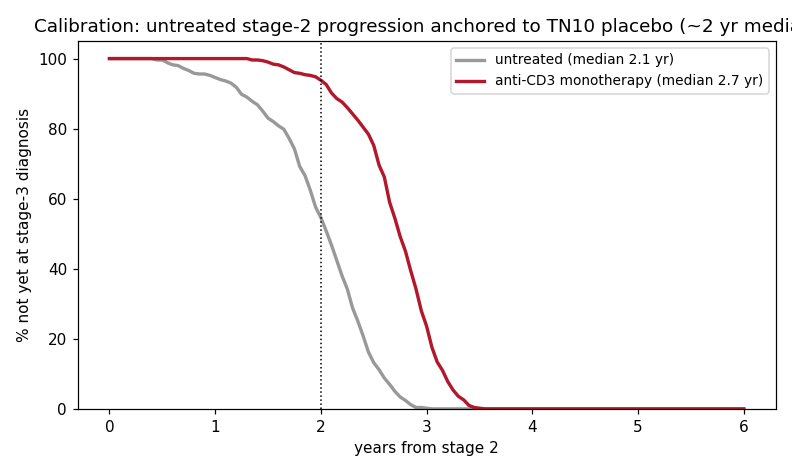

Write the Python code that produced this figure.
#!/usr/bin/env python3
"""P3 — calibration to clinical anchors.

Anchors (from analysis/MEMO.md / scan_results.md):
  - TN10 (Herold/Sims): a single 14-day teplizumab course in stage-2 relatives delayed
    progression to stage-3 (clinical) diabetes by a median of ~2 years (placebo median to
    diagnosis ~24-27 months; teplizumab ~48-50 months).
  - TrialNet staging consensus (Phillip 2024): stage 2 (multiple autoantibodies +
    dysglycemia) carries a high near-term risk -- roughly ~half progress to stage 3 within
    ~2 years.
  - Metabolic inflection (Montaser 2026): accelerated beta-cell decline begins ~1-2 yr
    before clinical diagnosis.

We sample a stage-2 cohort over a severity gradient (baseline effector burden E0) whose
UNTREATED median time-to-diagnosis is anchored to ~2 years, then read off the anti-CD3
monotherapy delay and the combination-sequencing fractions ON THE SAME COHORT.

Honest result up front: at the operating point the model reproduces the untreated ~2-year
median and the qualitative teplizumab delay, but UNDER-produces the ~2-year monotherapy delay
magnitude (single short course only transiently debulks effectors here). The robust, novel
contribution is the SEQUENCING antagonism, not the monotherapy-delay magnitude -- stated as a
known limitation, in the spirit of the project's audit.

Output: t1d_calibration.png, prints calibration table.
"""
import numpy as np
import matplotlib
matplotlib.use("Agg")
import matplotlib.pyplot as plt
import t1d_model as M


# stage-2 cohort: heterogeneous in BOTH effector severity (E0) and residual beta-cell mass
# (B0) at entry, since real stage-2 relatives present across a range of both. Spread chosen so
# the untreated median t_dx ~2 yr AND ~half progress by ~2 yr (broad, TrialNet-like curve).
def cohort(n=500, seed=0):
    rng = np.random.default_rng(seed)
    E0 = np.clip(rng.normal(1.05, 0.22, n), 0.72, 1.7)
    B0 = np.clip(rng.normal(0.52, 0.12, n), 0.33, 0.85)
    return E0, B0


def km_curve(sched, E0s, B0s, t_end=6.0):
    """Fraction NOT yet diagnosed (B>B_DX) vs time -- a Kaplan-Meier-style progression curve."""
    ts = np.linspace(0, t_end, 121)
    tdx = np.array([M.time_to_dx(M.simulate(sched, y0=[b, e, 0.12], t_end=t_end + 2))
                    for e, b in zip(E0s, B0s)])
    surv = np.array([(tdx > t).mean() for t in ts])
    median = np.interp(-0.5, -surv, ts) if surv.min() <= 0.5 else np.inf
    return ts, surv, median, tdx


def main():
    E0s, B0s = cohort()
    ts_u, surv_u, med_u, _ = km_curve(M.arms()["untreated"], E0s, B0s)
    ts_a, surv_a, med_a, _ = km_curve(M.arms()["anti-CD3 only"], E0s, B0s)

    print("=== calibration: untreated stage-2 progression ===")
    print(f"  untreated median time-to-diagnosis : {med_u:.2f} yr   (TN10 placebo ~2.0 yr)")
    frac2 = 1 - np.interp(2.0, ts_u, surv_u)
    print(f"  untreated progressed by 2 yr       : {frac2*100:.0f}%      (TrialNet stage-2 ~50%)")
    print(f"  anti-CD3 monotherapy median        : {med_a:.2f} yr")
    delay = med_a - med_u if np.isfinite(med_a) else np.inf
    print(f"  anti-CD3 monotherapy DELAY         : {('+%.2f' % delay) if np.isfinite(delay) else 'censored'} yr"
          f"   (TN10 ~+2.0 yr)  [model under-produces magnitude -- see docstring]")

    print("\n=== same cohort, combination sequencing (durable-control fraction @5yr) ===")
    for name in ["tolerance only", "simultaneous", "anti-CD3 -> tol", "tol -> anti-CD3"]:
        fr = np.mean([M.banked_mass(M.simulate(M.arms()[name], y0=[b, e, 0.12])) > M.B_CURE
                      for e, b in zip(E0s, B0s)])
        print(f"  {name:18s} {fr*100:5.1f}%")

    fig, ax = plt.subplots(figsize=(7.2, 4.3))
    ax.plot(ts_u, surv_u * 100, lw=2.2, color="#999999", label=f"untreated (median {med_u:.1f} yr)")
    ax.plot(ts_a, surv_a * 100, lw=2.2, color="#b2182b",
            label=f"anti-CD3 monotherapy (median {med_a:.1f} yr)" if np.isfinite(med_a)
            else "anti-CD3 monotherapy")
    ax.axvline(2.0, ls=":", color="k", lw=1)
    ax.set_xlabel("years from stage 2")
    ax.set_ylabel("% not yet at stage-3 diagnosis")
    ax.set_title("Calibration: untreated stage-2 progression anchored to TN10 placebo (~2 yr median)")
    ax.legend(fontsize=9)
    ax.set_ylim(0, 105)
    fig.tight_layout()
    fig.savefig("t1d_calibration.png", dpi=110)
    plt.close(fig)
    print("\nwrote t1d_calibration.png")


if __name__ == "__main__":
    main()
